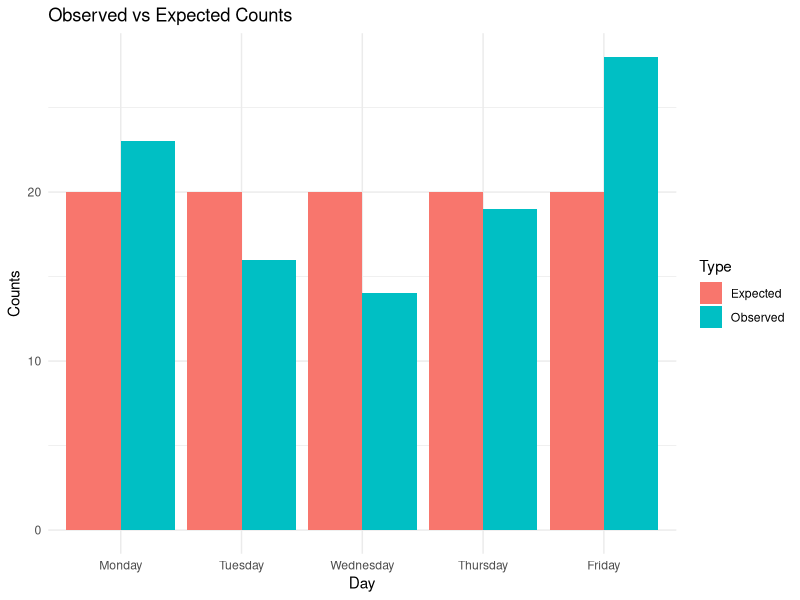
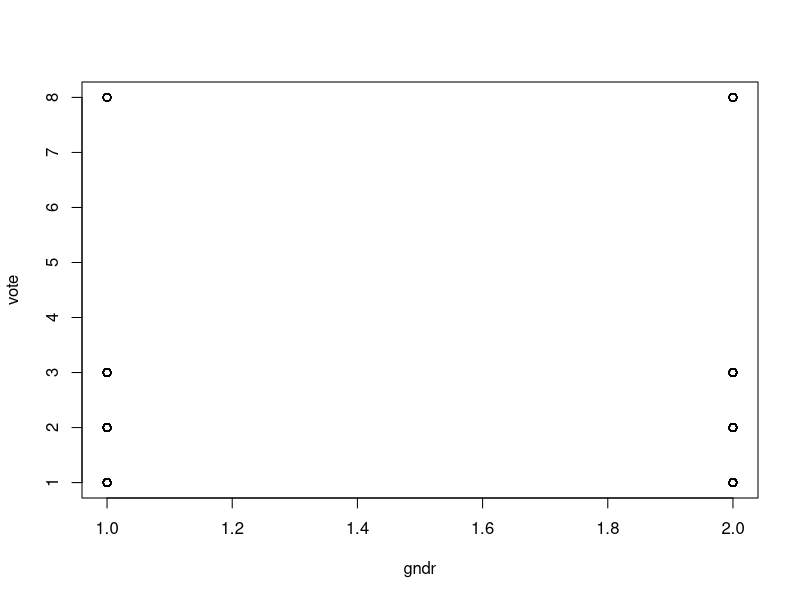
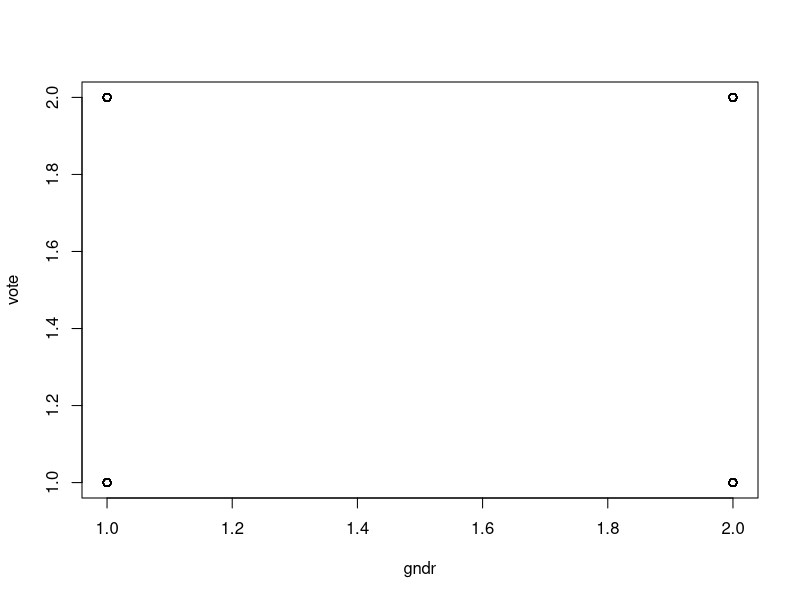
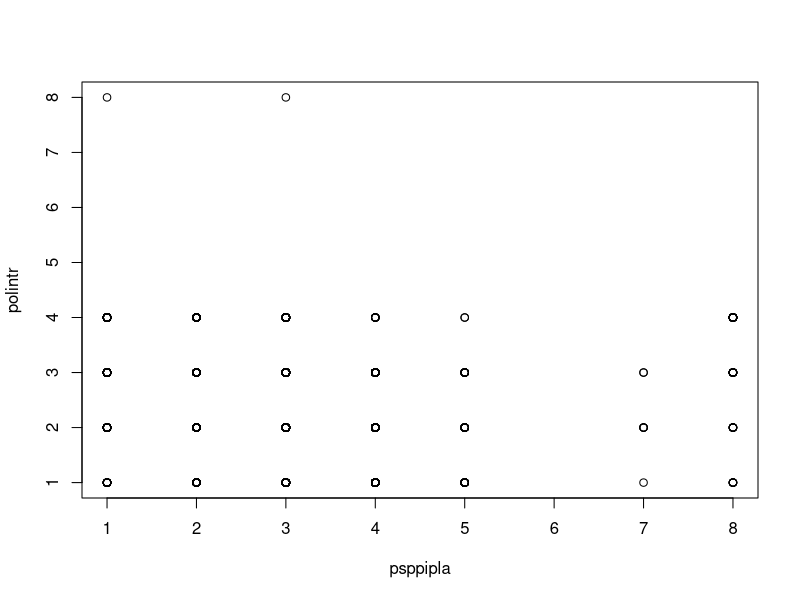
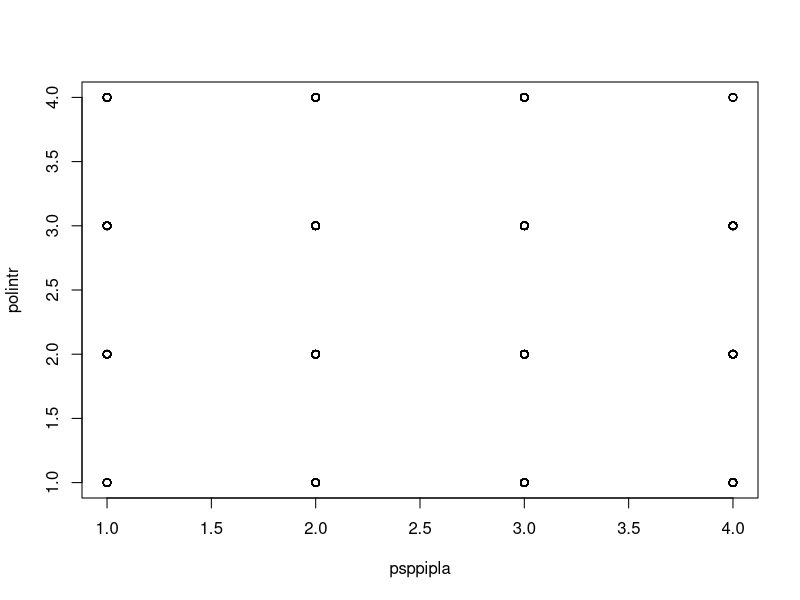

These figures' R source, in order:
library(tidyverse)

theme_set(theme_minimal()) # set default theme for the session

### Chi-squared test
## Can be used to test whether 2 distributions match: in this example, whether the observed number of students that show up in class is uniformly distributed for a week

# create the objects that describe observed / theoretical distribution
observedCounts <- c(23, 16, 14, 19, 28)
uniformProbabilities <- c(0.20, 0.20, 0.20, 0.20, 0.20)

# visualisation of the data (in general should be done before the test)
expectedCounts <- uniformProbabilities * sum(observedCounts)

# Create a dataframe in long format
df <- data.frame(
  Day = rep(c("Monday", "Tuesday", "Wednesday", "Thursday", "Friday"), 2),
  Counts = c(observedCounts, expectedCounts),
  Type = rep(c("Observed", "Expected"), each = length(observedCounts))
) %>% mutate(Day = factor(Day, levels = c("Monday", "Tuesday", "Wednesday", "Thursday", "Friday")))

# visualise the observed vs expected data 
ggplot(df, aes(x = factor(Day), y = Counts, fill = Type)) +
  geom_bar(stat = "identity", position = "dodge") +
  labs(x = "Day", y = "Counts", title = "Observed vs Expected Counts") +
  theme_minimal()

# run the chi test
chisq.test(x = observedCounts, p = uniformProbabilities)

## Can also be used to test whether two categorical variables are independent, here we test whether voting (yes/no) and gender are related from one of the ESS surveys

# load ESS data: (similar examples as for the dplyr tutorial)
ESS9_CH <- read.csv("ESSData/ESS9_CH.csv") # replace with relevant dataset for your project

##### ------- data cleaning ------- ######

ESS9_CH_proj <- ESS9_CH %>% 
  select(gndr, vote)

ESS9_CH_proj %>% plot()

# plot(ESS9_CH_proj)

ESS9_CH_filt <- ESS9_CH_proj %>% 
  filter(gndr < 9) %>% 
  filter(vote < 3)

plot(ESS9_CH_filt)

# test whether there are NAs
which(is.na(ESS9_CH_filt$gndr))

ESS9_CH_filt$gndrCHR <- ifelse(ESS9_CH_filt$gndr == 1, "Male", "Female")
ESS9_CH_filt$voteCHR <- ifelse(ESS9_CH_filt$vote == 1, "Yes", "No")

table(ESS9_CH_filt$gndrCHR, ESS9_CH_filt$voteCHR) 

chisq.test(table(ESS9_CH_filt$gndrCHR, ESS9_CH_filt$voteCHR)) # it is significant

chisq.test(table(ESS9_CH_filt$gndrCHR, ESS9_CH_filt$voteCHR))$residuals
# look at residuals (deviations from uniform distribution)

## Finally, we use a Kendall Tau as a better measure of correlation for variables that are categorical ordinal, such as some questions from our ess data

ESS9_CH_proj <- ESS9_CH %>% 
  select(psppipla, polintr) # "Political system allows people to have influence on politics" & "How interested in politics"

ESS9_CH_proj %>% plot()

# plot(ESS9_CH_proj)

ESS9_CH_filt <- ESS9_CH_proj %>% 
  filter(psppipla < 5) %>% # 1 to 5
  filter(polintr < 6) # 1 to 4

plot(ESS9_CH_filt)

cor.test(ESS9_CH_filt$psppipla, ESS9_CH_filt$polintr, method = "kendall", use = "complete.obs") # non parametric (less assumptions, often more valid for survey data), rank-based estimate
